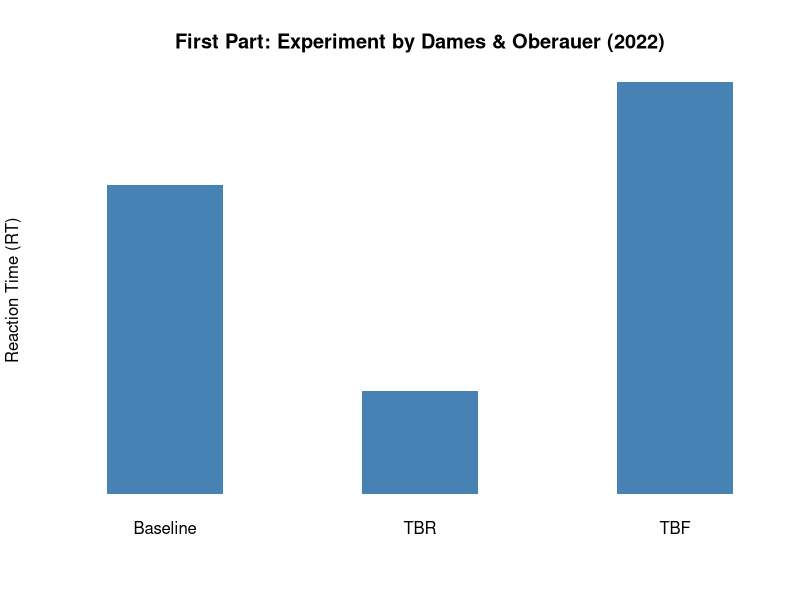
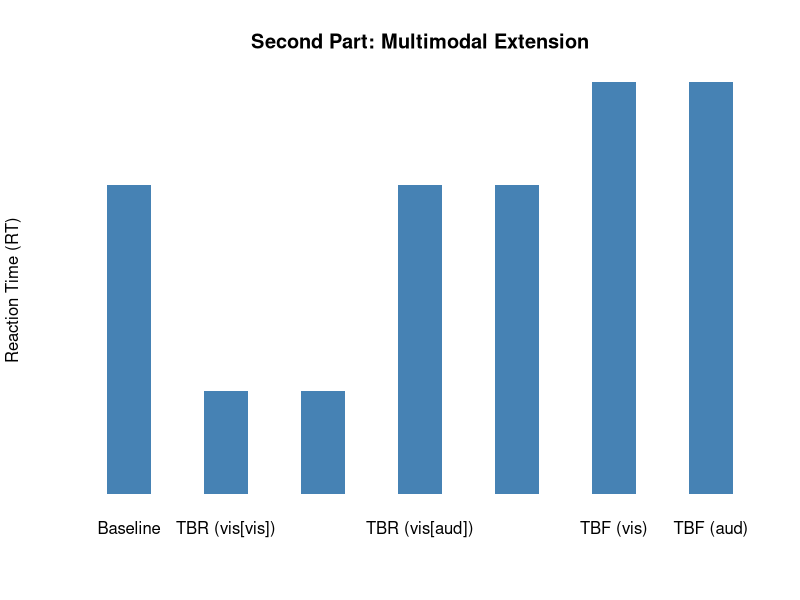
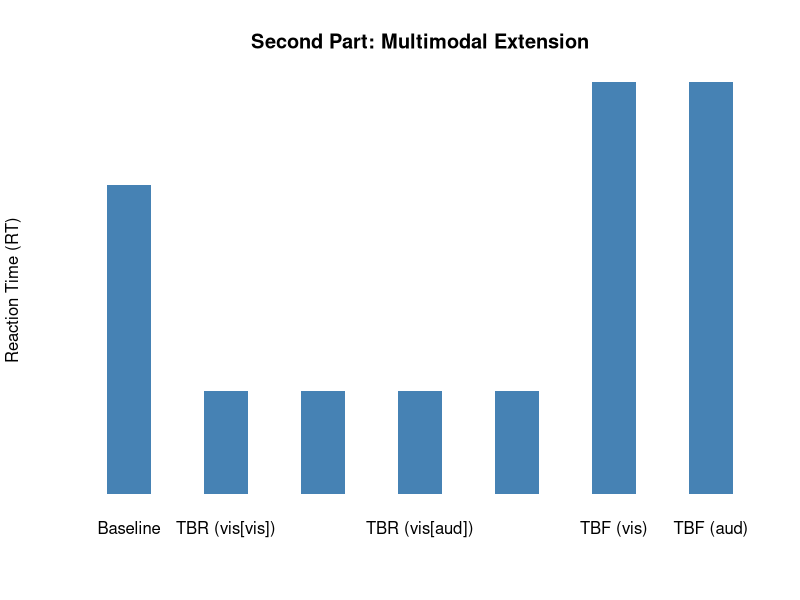

R code for these plots, in order:
plot_spaced_barplot <- function(names, values, title, spacing = 2) {
  if (length(names) != length(values)) {
    stop("Length of 'names' and 'values' must be equal.")
  }
  
  # Prepare spaced vectors
  values_spaced <- c()
  names_spaced <- c()
  
  for (i in seq_along(values)) {
    values_spaced <- c(values_spaced, values[i])
    names_spaced <- c(names_spaced, names[i])
    
    if (i %% spacing == 0 && i != length(values)) {
      values_spaced <- c(values_spaced, 0)      # dummy bar
      names_spaced <- c(names_spaced, "")       # empty label
    }
  }
  
  # Plot with dummy bars hidden (NA color)
  barplot(values_spaced,
          names.arg = names_spaced,
          col = ifelse(values_spaced == 0, NA, "steelblue"),
          border = NA,
          main = title,
          xlab = "",
          ylab = "Reaction Time (RT)",
          axes = FALSE,
          width = 0.25,
          space = 1.2
          )
}

# First Block
fnames <- c("Baseline", "TBR", "TBF")
fvalues <- c(3, 1, 4)
pdf("evocog_barplot.pdf")
plot_spaced_barplot(fnames, fvalues, "First Part: Experiment by Dames & Oberauer (2022)", spacing = 3)
dev.off()
# Second Block
fnames2 <- c("Baseline", "TBR (vis[vis])", "TBR (aud[aud])", "TBR (vis[aud])", "TBR (aud[vis])", "TBF (vis)", "TBF (aud)")
fvalues2 <- c(3,1,1,3,3,4,4)
pdf("evocog_barplot2.pdf", width = 10, height = 6)
plot_spaced_barplot(fnames2, fvalues2, "Second Part: Multimodal Extension", spacing = 7)
dev.off()
fvalues2 <- c(3,1,1,1,1,4,4)
pdf("evocog_barplot3.pdf", width = 10, height = 6)
plot_spaced_barplot(fnames2, fvalues2, "Second Part: Multimodal Extension", spacing = 7)
dev.off()
